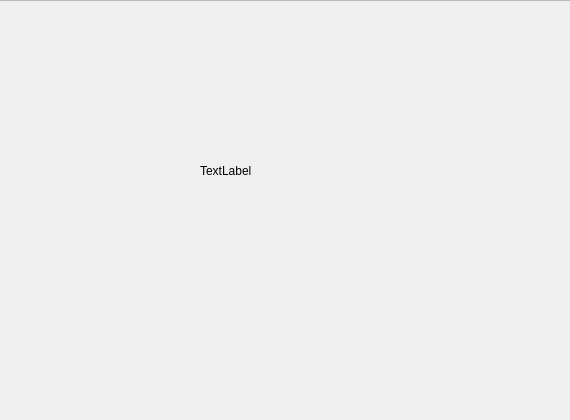
<?xml version="1.0" encoding="UTF-8"?>
<ui version="4.0">
 <class>connectScreen</class>
 <widget class="QWidget" name="connectScreen">
  <property name="geometry">
   <rect>
    <x>0</x>
    <y>0</y>
    <width>570</width>
    <height>420</height>
   </rect>
  </property>
  <property name="styleSheet">
   <string notr="true"/>
  </property>
  <widget class="QFrame" name="frame">
   <property name="geometry">
    <rect>
     <x>-10</x>
     <y>0</y>
     <width>581</width>
     <height>421</height>
    </rect>
   </property>
   <property name="styleSheet">
    <string notr="true">#frame{border-image: url(:/res/bg.png);}
#label{background-color: transparent;}
</string>
   </property>
   <property name="frameShape">
    <enum>QFrame::StyledPanel</enum>
   </property>
   <property name="frameShadow">
    <enum>QFrame::Raised</enum>
   </property>
   <widget class="QLabel" name="label">
    <property name="geometry">
     <rect>
      <x>210</x>
      <y>120</y>
      <width>161</width>
      <height>101</height>
     </rect>
    </property>
    <property name="text">
     <string>TextLabel</string>
    </property>
   </widget>
  </widget>
 </widget>
 <resources/>
 <connections/>
</ui>
